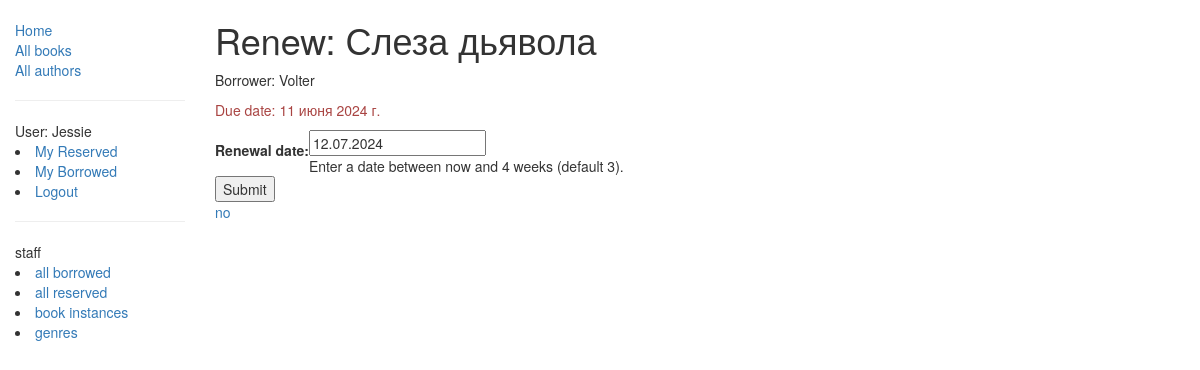
Before: /catalog/book/43ec2a6c2b0b4967a7183091eabadb96/renew/ (signed in) with the older database file.
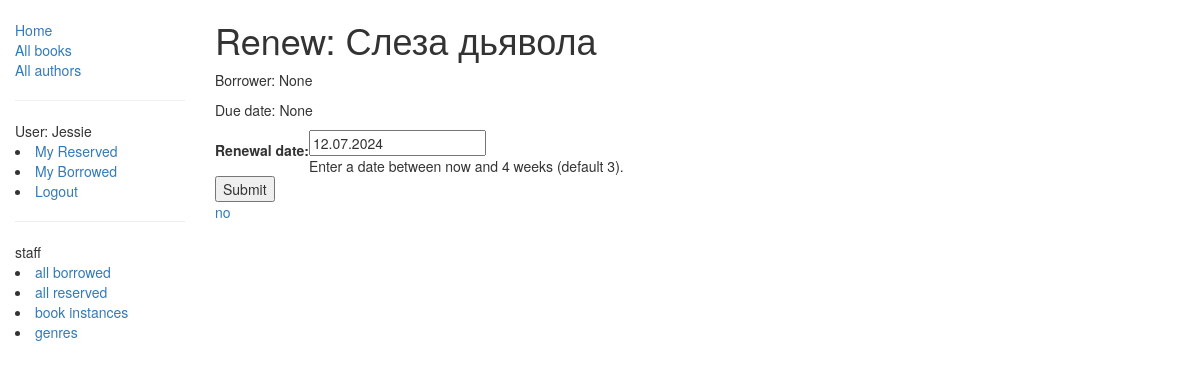
After: the same page with the newer database file.
### catalog/models.py (models this page shows, shortened)
class BookInstance(PermissionRequiredMixin, models.Model):
    id = models.UUIDField(primary_key=True, default=uuid.uuid4, help_text="Unique ID for this particular book across whole library")
    book = models.ForeignKey('Book', on_delete=models.SET_NULL, null=True)
    imprint = models.CharField(max_length=200)
    due_back = models.DateField(null=True, blank=True)
    LOAN_STATUS = (
        ('m', 'Maintenance'),
        ('o', 'On loan'),
        ('a', 'Available'),
        ('r', 'Reserved'),
    )
    status = models.CharField(max_length=1, choices=LOAN_STATUS, blank=True, default='m', help_text='Book availability')
    borrower = models.ForeignKey(User, on_delete=models.SET_NULL, null=True, blank=True)
    @property
    def is_overdue(self):
        if self.due_back and date.today() > self.due_back:
            return True
        return False
    class Meta:
        ordering = ["due_back"]
        permissions = (("can_mark_returned", "Set book as returned"),)

class Book(models.Model):
    title = models.CharField(max_length=200)
    author = models.ForeignKey('Author', on_delete=models.SET_NULL, null=True)
    summary = models.TextField(max_length=1000, help_text="Enter a brief description of the book")
    isbn = models.CharField('ISBN',max_length=13, help_text='13 Character <a href="https://www.isbn-international.org/content/what-isbn">ISBN number</a>')
    language = models.CharField(max_length=100, help_text='the language in which the book is written')
    genre = models.ManyToManyField(Genre, help_text="Select a genre for this book")
    def display_genre(self):
        return ', '.join([ genre.name for genre in self.genre.all()[:3] ])
    display_genre.short_description = 'Genre'

### catalog/views.py (the view)
# urls.py: re_path(r'^book/(?P<pk>[-\w]+)/renew/$', views.renew_book_librarian, name='renew-book-librarian'),
@permission_required('catalog.can_mark_returned')
def renew_book_librarian(request, pk):
    book_inst = get_object_or_404(BookInstance, pk=pk)
    if request.method == 'POST':
        form = RenewBookForm(request.POST)
        if form.is_valid():
            book_inst.due_back = form.cleaned_data['renewal_date']
            book_inst.save()
            return HttpResponseRedirect(reverse('libM') )
    else:
        proposed_renewal_date = datetime.date.today() + datetime.timedelta(weeks=3)
        form = RenewBookForm(initial={'renewal_date': proposed_renewal_date,})
    return render(request, 'book_renew_librarian.html', {'form': form, 'bookinst':book_inst})

### catalog/forms.py (shortened to what this page needs)
class RenewBookForm(forms.Form):
    renewal_date = forms.DateField(help_text="Enter a date between now and 4 weeks (default 3).")

### catalog/templates/book_renew_librarian.html (shortened to what this page needs)
{% extends "base.html" %}
{% block content %}
    <h1>Renew: {{bookinst.book.title}}</h1>
    <p>Borrower: {{bookinst.borrower}}</p>
    <p{% if bookinst.is_overdue %} class="text-danger"{% endif %}>Due date: {{bookinst.due_back}}</p>
    <form action="" method="post">
        <table>
        {{ form }}
        </table>
        <input type="submit" value="Submit" />
    </form>
    <a href="{% url 'libM' %}">no</a>
{% endblock %}

Changed rows visible on the page:
changed BookInstance "Слеза дьявола": borrower "Volter" → "None"; due_back "11 июня 2024 г." → "None"
